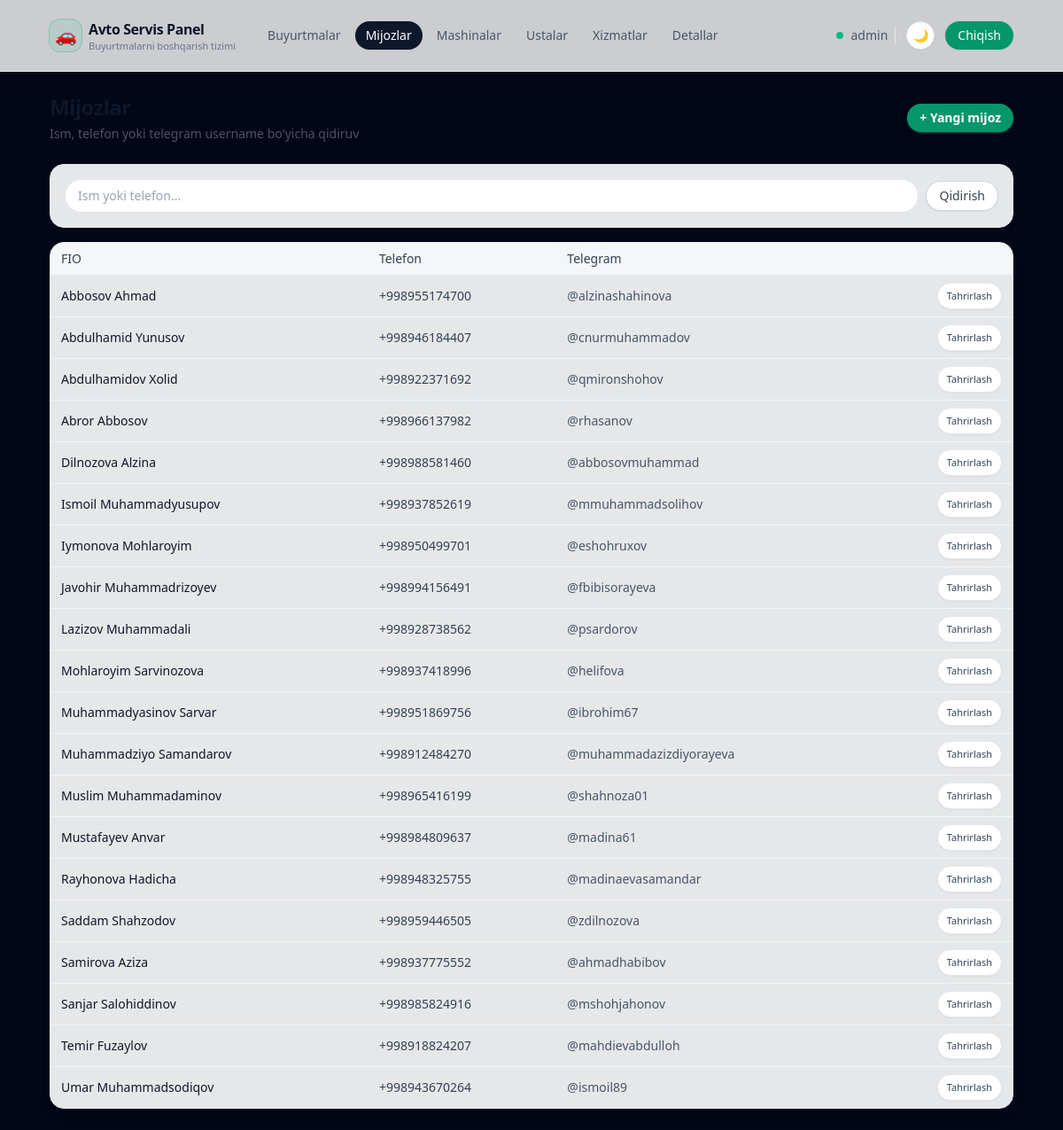
/customers/ (signed in), run on the app's committed database.
### apps/models.py (models this page shows, shortened)
class User(AbstractUser):
    telegram_username = models.CharField(
        _("Telegram username"), max_length=255, null=True, blank=True
    )
    telegram_id = models.BigIntegerField(_("Telegram ID"), null=True, blank=True)
    telegram_chat_id = models.BigIntegerField(
        _("Telegram chat ID"), null=True, blank=True
    )
    telegram_username_validator = RegexValidator(
        regex=r"^[a-zA-Z0-9_]{5,32}$",
        message=_(
            "Telegram username can only contain letters, numbers and underscores"
        ),
    )
    role = models.CharField(
        _("Role"), max_length=32, choices=Role.choices, default=Role.USER
    )
    phone = models.CharField(
        _("Phone number"),
        max_length=20,
        blank=True,
        help_text=_("Contact phone number"),
    )
    class Meta:
        verbose_name = _("User")
        verbose_name_plural = _("Users")

class Customer(models.Model):
    full_name = models.CharField(_("Full name"), max_length=255)
    phone = models.CharField(
        _("Phone"),
        max_length=20,
        db_index=True,
    )
    telegram_username = models.CharField(
        _("Telegram username"), max_length=255, null=True, blank=True
    )
    class Meta:
        verbose_name = _("Customer")
        verbose_name_plural = _("Customers")

### apps/views/customers.py (the view)
# urls.py: path("customers/", customer_list, name="customer_list"),
@login_required
def customer_list(request):
    qs = Customer.objects.all().order_by("full_name")
    q = request.GET.get("q")
    if q:
        qs = qs.filter(
            Q(full_name__icontains=q)
            | Q(phone__icontains=q)
            | Q(telegram_username__icontains=q)
        )
    context = {"customers": qs, "q": q or ""}
    return render(request, "customers/customer_list.jinja", context)

### templates/customers/customer_list.jinja (shortened to what this page needs)
{% extends "base.html" %}
{% block content %}
<div class="flex items-center justify-between mb-6">
    <div class="space-y-1">
        <h1 class="text-xl sm:text-2xl font-semibold tracking-tight text-slate-900 dark:text-white">Mijozlar</h1>
        <p class="text-xs sm:text-sm text-slate-600 dark:text-slate-400">
            Ism, telefon yoki telegram username bo'yicha qidiruv
        </p>
    </div>
    <a href="{% url 'apps:customer_create' %}"
       class="inline-flex items-center rounded-full bg-emerald-600 hover:bg-emerald-500 px-3.5 py-1.5 text-xs sm:text-sm font-semibold text-white shadow-sm shadow-emerald-500/40 hover:shadow-md">
        + Yangi mijoz
    </a>
</div>
<div class="mb-4 rounded-2xl border border-slate-200 dark:border-slate-800 bg-white/90 dark:bg-slate-950/60 shadow-sm p-3 sm:p-4">
    <form method="get" class="flex flex-col sm:flex-row gap-2 items-stretch sm:items-center">
        <input type="text" name="q"
               value="{{ q }}"
               placeholder="Ism yoki telefon..."
               class="w-full rounded-full border border-slate-200 dark:border-slate-700 bg-white dark:bg-slate-900/80 px-3.5 py-2 text-xs sm:text-sm text-slate-900 dark:text-slate-100 placeholder-slate-400 focus:outline-none focus:ring-2 focus:ring-emerald-500/70 focus:border-emerald-500">
        <button type="submit"
                class="inline-flex items-center justify-center rounded-full border border-slate-300 dark:border-slate-700 bg-white dark:bg-slate-900/70 px-3.5 py-1.5 text-xs sm:text-sm font-medium text-slate-700 dark:text-slate-200 hover:bg-slate-100 dark:hover:bg-slate-800 transition-colors shadow-sm">
            Qidirish
        </button>
    </form>
</div>
<div class="rounded-2xl border border-slate-200 dark:border-slate-800 bg-white/90 dark:bg-slate-950/60 overflow-hidden shadow-lg shadow-black/5 dark:shadow-black/40">
    <div class="overflow-x-auto">
        <table class="min-w-full text-xs sm:text-sm">
            <thead class="bg-slate-50/80 dark:bg-slate-900/80 text-slate-700 dark:text-slate-300 border-b border-slate-200 dark:border-slate-800">
            <tr>
                <th class="px-3 py-2 text-left font-medium">FIO</th>
                <th class="px-3 py-2 text-left font-medium">Telefon</th>
                <th class="px-3 py-2 text-left font-medium">Telegram</th>
                <th class="px-3 py-2 text-right font-medium"></th>
            </tr>
            </thead>
            <tbody class="divide-y divide-slate-100 dark:divide-slate-800">
            {% for customer in customers %}
                <tr class="hover:bg-slate-50 dark:hover:bg-slate-900/70">
                    <td class="px-3 py-2 text-slate-900 dark:text-slate-100">
                        <a href="{% url 'apps:customer_detail' customer.pk %}"
                           class="hover:underline">
                            {{ customer.full_name }}
                        </a>
                    </td>
                    <td class="px-3 py-2 text-slate-700 dark:text-slate-300">{{ customer.phone }}</td>
                    <td class="px-3 py-2 text-slate-600 dark:text-slate-300">
                        {% if customer.telegram_username %}@{{ customer.telegram_username }}{% endif %}
                    </td>
                    <td class="px-3 py-2 text-right">
                        <a href="{% url 'apps:customer_update' customer.pk %}"
                           class="inline-flex items-center rounded-full border border-slate-200 dark:border-slate-700 px-2.5 py-1 text-[11px] font-medium text-slate-700 dark:text-slate-200 bg-white dark:bg-slate-900/70 hover:bg-slate-100 dark:hover:bg-slate-800 transition-colors shadow-sm">
                            Tahrirlash
                        </a>
                    </td>
                </tr>
            {% empty %}
                <tr>
                    <td colspan="4" class="px-3 py-4 text-center text-slate-500 dark:text-slate-500">
                        Mijozlar topilmadi
                    </td>
                </tr>
            {% endfor %}
            </tbody>
        </table>
    </div>
</div>
{% endblock %}

### templates/base.html (shortened to what this page needs)
{% load static %}
<!DOCTYPE html>
<html lang="uz">
<head>
    <script src="https://cdn.tailwindcss.com"></script>
    <link href="https://cdn.jsdelivr.net/npm/daisyui@4.12.10/dist/full.min.css" rel="stylesheet" type="text/css" />
</head>
<body class="min-h-screen text-slate-100" data-theme="dark">
<div class="min-h-screen flex flex-col">
    <header class="border-b border-slate-200 dark:border-slate-800 bg-white/80 dark:bg-slate-950/80 backdrop-blur">
        <div class="mx-auto w-full max-w-6xl px-4 sm:px-6 lg:px-8 h-16 lg:h-20 flex items-center justify-between">
            <div class="flex items-center gap-3 sm:gap-6">
                <a href="{% url 'apps:order_list' %}" class="inline-flex items-center gap-2">
                    <span class="inline-flex h-9 w-9 items-center justify-center rounded-xl bg-emerald-500/10 ring-1 ring-emerald-500/40">
                        <span class="text-xl">🚗</span>
                    </span>
                    <span class="hidden sm:flex flex-col leading-tight">
                        <span class="text-sm sm:text-base font-semibold tracking-tight text-slate-900 dark:text-white">Avto Servis Panel</span>
                        <span class="hidden sm:inline text-[11px] text-slate-500 dark:text-slate-400">Buyurtmalarni boshqarish tizimi</span>
                    </span>
                </a>
                <nav class="hidden md:flex items-center gap-1 text-sm font-medium">
                    <a href="{% url 'apps:order_list' %}"
                       class="inline-flex items-center rounded-full px-3 py-1.5 text-xs sm:text-sm transition
                              {% if request.path == '/' or request.path|slice:':7' == '/order/' or request.path|slice:':9' == '/reports/' %}
                                  bg-slate-900 text-white shadow-sm dark:bg-slate-100 dark:text-slate-900
                              {% else %}
                                  text-slate-600 hover:bg-slate-100 hover:text-slate-900 dark:text-slate-300 dark:hover:bg-slate-800 dark:hover:text-white
                              {% endif %}">
                        Buyurtmalar
                    </a>
                    <a href="{% url 'apps:customer_list' %}"
                       class="inline-flex items-center rounded-full px-3 py-1.5 text-xs sm:text-sm transition
                              {% if request.path|slice:':11' == '/customers/' or request.path|slice:':10' == '/customer/' %}
                                  bg-slate-900 text-white shadow-sm dark:bg-slate-100 dark:text-slate-900
                              {% else %}
                                  text-slate-600 hover:bg-slate-100 hover:text-slate-900 dark:text-slate-300 dark:hover:bg-slate-800 dark:hover:text-white
                              {% endif %}">
                        Mijozlar
                    </a>
                    <a href="{% url 'apps:car_list' %}"
                       class="inline-flex items-center rounded-full px-3 py-1.5 text-xs sm:text-sm transition
                              {% if request.path|slice:':6' == '/cars/' or request.path|slice:':5' == '/car/' %}
                                  bg-slate-900 text-white shadow-sm dark:bg-slate-100 dark:text-slate-900
                              {% else %}
                                  text-slate-600 hover:bg-slate-100 hover:text-slate-900 dark:text-slate-300 dark:hover:bg-slate-800 dark:hover:text-white
                              {% endif %}">
                        Mashinalar
                    </a>
                    <a href="{% url 'apps:master_list' %}"
                       class="inline-flex items-center rounded-full px-3 py-1.5 text-xs sm:text-sm transition
                              {% if request.path|slice:':9' == '/masters/' %}
                                  bg-slate-900 text-white shadow-sm dark:bg-slate-100 dark:text-slate-900
                              {% else %}
                                  text-slate-600 hover:bg-slate-100 hover:text-slate-900 dark:text-slate-300 dark:hover:bg-slate-800 dark:hover:text-white
                              {% endif %}">
                        Ustalar
                    </a>
                    <a href="{% url 'apps:service_list' %}"
                       class="inline-flex items-center rounded-full px-3 py-1.5 text-xs sm:text-sm transition
                              {% if request.path|slice:':10' == '/services/' %}
                                  bg-slate-900 text-white shadow-sm dark:bg-slate-100 dark:text-slate-900
                              {% else %}
                                  text-slate-600 hover:bg-slate-100 hover:text-slate-900 dark:text-slate-300 dark:hover:bg-slate-800 dark:hover:text-white
                              {% endif %}">
                        Xizmatlar
                    </a>
                    <a href="{% url 'apps:part_list' %}"
                       class="inline-flex items-center rounded-full px-3 py-1.5 text-xs sm:text-sm transition
                              {% if request.path|slice:':7' == '/parts/' %}
                                  bg-slate-900 text-white shadow-sm dark:bg-slate-100 dark:text-slate-900
                              {% else %}
                                  text-slate-600 hover:bg-slate-100 hover:text-slate-900 dark:text-slate-300 dark:hover:bg-slate-800 dark:hover:text-white
                              {% endif %}">
                        Detallar
                    </a>
                </nav>
            </div>
            <div class="flex items-center gap-2 sm:gap-3">
                {% if request.user.is_authenticated %}
                    <div class="hidden sm:flex items-center gap-2 pr-2 border-r border-slate-200 dark:border-slate-800">
                        <span class="w-2 h-2 rounded-full bg-emerald-500 dark:bg-emerald-400 animate-pulse"></span>
                        <span class="text-xs sm:text-sm font-medium text-slate-600 dark:text-slate-300 truncate max-w-[140px]">
                            {{ request.user.get_full_name|default:request.user.username }}
                        </span>
                    </div>
                {% endif %}
                <button type="button" id="theme-toggle"
                        class="inline-flex h-8 w-8 items-center justify-center rounded-full border border-slate-200 bg-white text-slate-700 text-sm shadow-sm hover:bg-slate-100 dark:border-slate-700 dark:bg-slate-900 dark:text-slate-200 dark:hover:bg-slate-800 transition">
                </button>
                {% if request.user.is_authenticated %}
                    <a href="{% url 'logout' %}"
                       class="hidden sm:inline-flex items-center justify-center rounded-full bg-emerald-600 px-3.5 py-1.5 text-xs sm:text-sm font-medium text-white shadow-sm hover:bg-emerald-700 focus-visible:outline-none focus-visible:ring-2 focus-visible:ring-emerald-500 focus-visible:ring-offset-2 focus-visible:ring-offset-slate-950/80 transition">
                        Chiqish
                    </a>
                {% endif %}
            </div>
        </div>
    </header>
    <main class="flex-1">
        <div class="mx-auto w-full max-w-6xl px-4 sm:px-6 lg:px-8 py-6">
            {% block content %}{% endblock %}
        </div>
    </main>
</div>
</body>
</html>

### templates/base.html (style rules this page uses)
body[data-theme="dark"] { background-color: rgb(2 6 23); color: rgb(241 245 249); }

### data on the page
User: user.get_full_name "admin"
Customer: full_name "Abbosov Ahmad", phone "+998955174700", telegram_username "alzinashahinova"
Customer: full_name "Abdulhamid Yunusov", phone "+998946184407", telegram_username "cnurmuhammadov"
Customer: full_name "Abdulhamidov Xolid", phone "+998922371692", telegram_username "qmironshohov"
Customer: full_name "Abror Abbosov", phone "+998966137982", telegram_username "rhasanov"
Customer: full_name "Dilnozova Alzina", phone "+998988581460", telegram_username "abbosovmuhammad"
Customer: full_name "Ismoil Muhammadyusupov", phone "+998937852619", telegram_username "mmuhammadsolihov"
Customer: full_name "Iymonova Mohlaroyim", phone "+998950499701", telegram_username "eshohruxov"
Customer: full_name "Javohir Muhammadrizoyev", phone "+998994156491", telegram_username "fbibisorayeva"
Customer: full_name "Lazizov Muhammadali", phone "+998928738562", telegram_username "psardorov"
Customer: full_name "Mohlaroyim Sarvinozova", phone "+998937418996", telegram_username "helifova"
Customer: full_name "Muhammadyasinov Sarvar", phone "+998951869756", telegram_username "ibrohim67"
Customer: full_name "Muhammadziyo Samandarov", phone "+998912484270", telegram_username "muhammadazizdiyorayeva"
Customer: full_name "Muslim Muhammadaminov", phone "+998965416199", telegram_username "shahnoza01"
Customer: full_name "Mustafayev Anvar", phone "+998984809637", telegram_username "madina61"
Customer: full_name "Rayhonova Hadicha", phone "+998948325755", telegram_username "madinaevasamandar"
Customer: full_name "Saddam Shahzodov", phone "+998959446505", telegram_username "zdilnozova"
Customer: full_name "Samirova Aziza", phone "+998937775552", telegram_username "ahmadhabibov"
Customer: full_name "Sanjar Salohiddinov", phone "+998985824916", telegram_username "mshohjahonov"
Customer: full_name "Temir Fuzaylov", phone "+998918824207", telegram_username "mahdievabdulloh"
Customer: full_name "Umar Muhammadsodiqov", phone "+998943670264", telegram_username "ismoil89"
